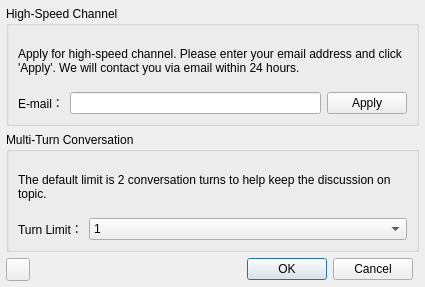
<?xml version="1.0" encoding="UTF-8"?>
<ui version="4.0">
 <class>DlgSetting</class>
 <widget class="QDialog" name="DlgSetting">
  <property name="geometry">
   <rect>
    <x>0</x>
    <y>0</y>
    <width>425</width>
    <height>287</height>
   </rect>
  </property>
  <property name="windowTitle">
   <string>Chinese AI Assistant Setting</string>
  </property>
  <layout class="QGridLayout" name="gridLayout_4">
   <property name="leftMargin">
    <number>6</number>
   </property>
   <property name="topMargin">
    <number>6</number>
   </property>
   <property name="rightMargin">
    <number>6</number>
   </property>
   <property name="bottomMargin">
    <number>6</number>
   </property>
   <property name="verticalSpacing">
    <number>6</number>
   </property>
   <item row="2" column="3">
    <widget class="QPushButton" name="btnCancel">
     <property name="text">
      <string>Cancel</string>
     </property>
     <property name="default">
      <bool>true</bool>
     </property>
    </widget>
   </item>
   <item row="2" column="1">
    <spacer name="horizontalSpacer">
     <property name="orientation">
      <enum>Qt::Horizontal</enum>
     </property>
     <property name="sizeHint" stdset="0">
      <size>
       <width>329</width>
       <height>20</height>
      </size>
     </property>
    </spacer>
   </item>
   <item row="2" column="0">
    <widget class="QToolButton" name="btnHelp">
     <property name="toolTip">
      <string>Get Help</string>
     </property>
     <property name="text">
      <string/>
     </property>
     <property name="icon">
      <iconset resource="resources.qrc">
       <normaloff>:/plugins/chinese_ai_assistant/image/help.svg</normaloff>:/plugins/chinese_ai_assistant/image/help.svg</iconset>
     </property>
    </widget>
   </item>
   <item row="0" column="0" colspan="5">
    <widget class="QGroupBox" name="groupBox">
     <property name="title">
      <string>High-Speed Channel</string>
     </property>
     <layout class="QGridLayout" name="gridLayout_2">
      <item row="0" column="0">
       <widget class="QLabel" name="label_2">
        <property name="sizePolicy">
         <sizepolicy hsizetype="Preferred" vsizetype="Preferred">
          <horstretch>0</horstretch>
          <verstretch>0</verstretch>
         </sizepolicy>
        </property>
        <property name="styleSheet">
         <string notr="true"/>
        </property>
        <property name="text">
         <string>Apply for high-speed channel. Please enter your email address and click 'Apply'. We will contact you via email within 24 hours. </string>
        </property>
        <property name="wordWrap">
         <bool>true</bool>
        </property>
       </widget>
      </item>
      <item row="1" column="0">
       <layout class="QHBoxLayout" name="horizontalLayout_2">
        <item>
         <widget class="QLabel" name="label">
          <property name="text">
           <string>E-mail：</string>
          </property>
         </widget>
        </item>
        <item>
         <widget class="QLineEdit" name="lineEdit"/>
        </item>
        <item>
         <widget class="QPushButton" name="btnApply">
          <property name="text">
           <string>Apply</string>
          </property>
         </widget>
        </item>
       </layout>
      </item>
     </layout>
    </widget>
   </item>
   <item row="1" column="0" colspan="5">
    <widget class="QGroupBox" name="groupBox_2">
     <property name="title">
      <string>Multi-Turn Conversation</string>
     </property>
     <layout class="QGridLayout" name="gridLayout_3">
      <property name="topMargin">
       <number>9</number>
      </property>
      <item row="0" column="0">
       <widget class="QLabel" name="label_4">
        <property name="text">
         <string>The default limit is 2 conversation turns to help keep the discussion on topic.</string>
        </property>
        <property name="wordWrap">
         <bool>true</bool>
        </property>
       </widget>
      </item>
      <item row="1" column="0">
       <layout class="QGridLayout" name="gridLayout">
        <item row="0" column="0">
         <widget class="QLabel" name="label_3">
          <property name="text">
           <string>Turn Limit：</string>
          </property>
         </widget>
        </item>
        <item row="0" column="1">
         <widget class="QComboBox" name="cbChatTurn">
          <property name="sizePolicy">
           <sizepolicy hsizetype="Expanding" vsizetype="Fixed">
            <horstretch>0</horstretch>
            <verstretch>0</verstretch>
           </sizepolicy>
          </property>
          <item>
           <property name="text">
            <string>1</string>
           </property>
          </item>
          <item>
           <property name="text">
            <string>2</string>
           </property>
          </item>
          <item>
           <property name="text">
            <string>3</string>
           </property>
          </item>
         </widget>
        </item>
       </layout>
      </item>
     </layout>
    </widget>
   </item>
   <item row="2" column="2">
    <widget class="QPushButton" name="btnOK">
     <property name="text">
      <string>OK</string>
     </property>
     <property name="default">
      <bool>true</bool>
     </property>
    </widget>
   </item>
  </layout>
 </widget>
 <resources>
  <include location="resources.qrc"/>
 </resources>
 <connections/>
</ui>
